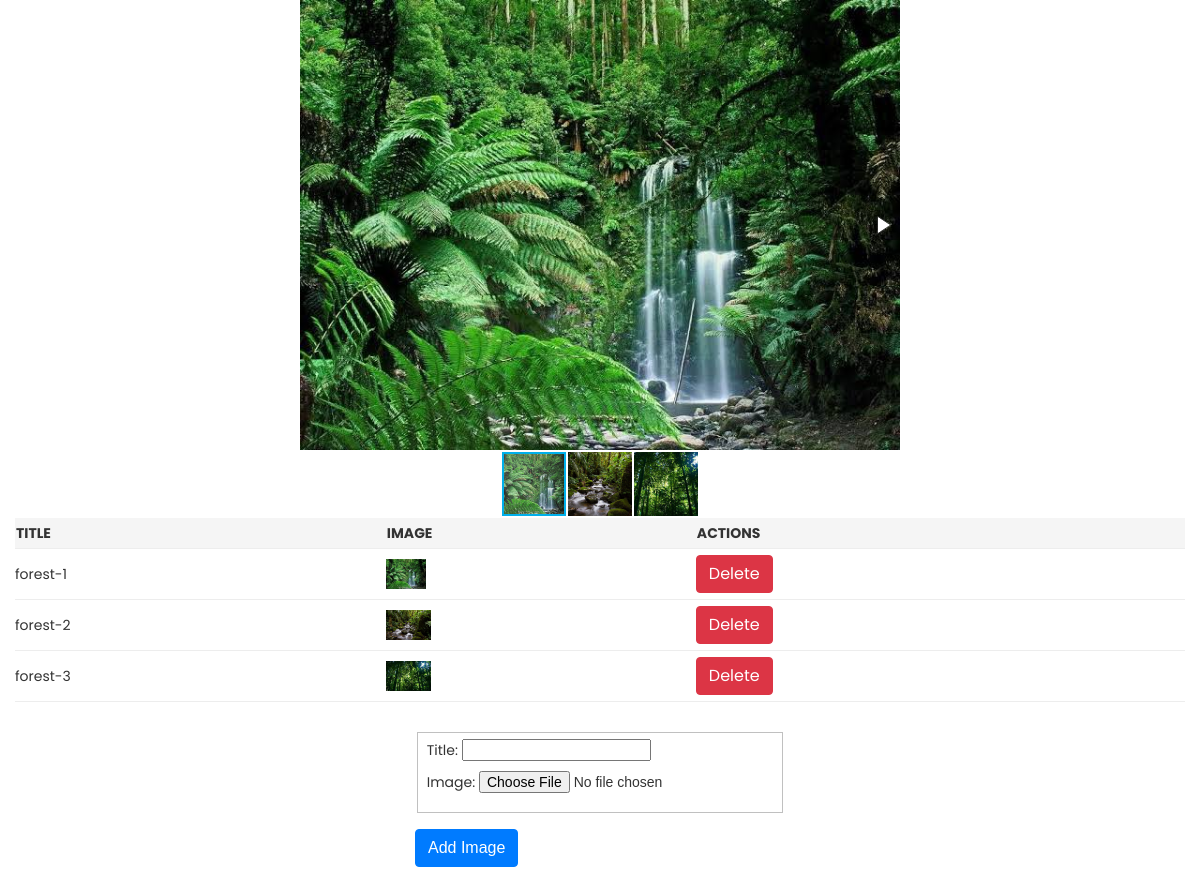
/photo/gallery/8 (signed in), run on the app's committed database.
### photo/models.py (models this page shows, shortened)
class Images(models.Model):
    photo = models.ForeignKey(Photo, on_delete=models.CASCADE)
    title = models.CharField(max_length=50, blank=True)
    image = models.ImageField(blank=True, upload_to='images/', max_length=255)  # py -m pip install --upgrade Pillow
    def image_tag(self):
        return mark_safe('<img src="{}" height="50"/>'.format(self.image.url))
    image_tag.short_description = 'Image'

### photo/views.py (the view)
# urls.py: path('gallery/<int:id>', views.gallery),
@login_required(login_url='/login')
def gallery(request, id):
    images = Images.objects.filter(photo_id=id)
    form = ImagesForm()
    context = {
        'images': images,
        'id': id,
        'form': form,
    }
    return render(request, 'Pages/User/imagesGallery.html', context)

### photo/models.py
class ImagesForm(ModelForm):
    class Meta:
        model = Images
        fields = ['title', 'image']

### home/templates/Pages/User/imagesGallery.html (shortened to what this page needs)
{% extends "homebase.html" %}
{% block clean %}
    <div class="col">
        <div class="row">
            <div class="col"></div>
            <div class="col">
                <div class="fotorama col" data-nav="thumbs" data-width="600">
                </div>
            </div>
            <div class="col"></div>
        </div>
        <table style="width:100%; margin-bottom: 30px">
            <tr>
                <th style="background-color: whitesmoke">Title</th>
                <th style="background-color: whitesmoke">Image</th>
                <th style="background-color: whitesmoke">Actions</th>
            </tr>
            {% for rs in images %}
                <tr>
                    <td>
                        {{ rs.title }}
                    </td>
                    <td>
                        <img src="{{ rs.image.url }}" style="height: 30px; width: auto">
                    </td>
                    <td><a class="btn btn-danger" href="/photo/gallerydelete/{{ rs.id }}"
                           onclick="return confirm('Will be delete ! Are you sure ?')">Delete</a></td>
                </tr>
            {% endfor %}
        </table>
        <div class="row">
            <div class="col"></div>
            <div class="col">
                <form action="/photo/galleryadd/{{ id }}" method="post" enctype="multipart/form-data">
                    <fieldset class="form-group">
                        {{ form.as_p }}
                    </fieldset>
                    <div class="form-group">
                        <button class="btn btn-primary" type="submit">Add Image</button>
                    </div>
                </form>
            </div>
            <div class="col"></div>
        </div>
    </div>
{% endblock %}

### data on the page
Images: title "forest-1", image (picture)
Images: title "forest-2", image (picture)
Images: title "forest-3", image (picture)
